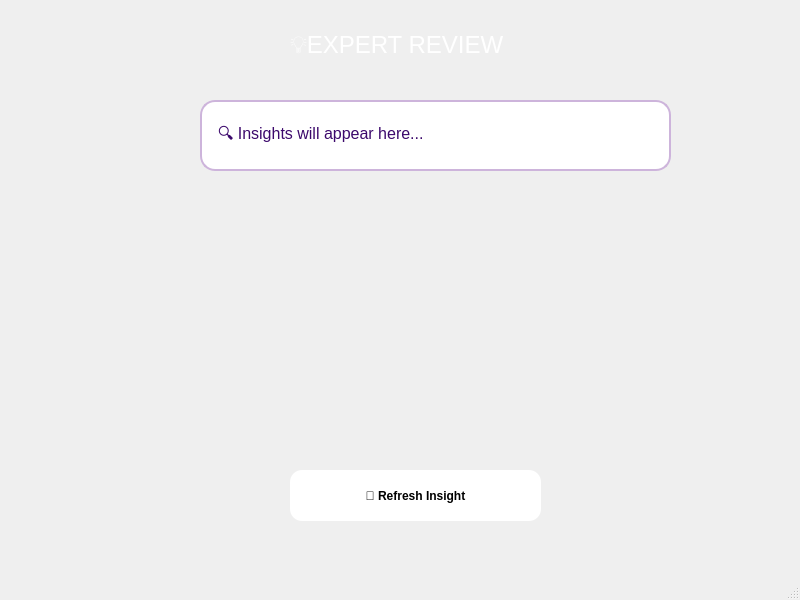
<?xml version="1.0" encoding="UTF-8"?>
<ui version="4.0">
 <class>expert</class>
 <widget class="QMainWindow" name="expert">
  <property name="geometry">
   <rect>
    <x>0</x>
    <y>0</y>
    <width>800</width>
    <height>600</height>
   </rect>
  </property>
  <property name="windowTitle">
   <string>MainWindow</string>
  </property>
  <widget class="QWidget" name="centralwidget">
   <widget class="QLabel" name="label">
    <property name="geometry">
     <rect>
      <x>290</x>
      <y>29</y>
      <width>241</width>
      <height>31</height>
     </rect>
    </property>
    <property name="styleSheet">
     <string notr="true">QLabel
{
font-size: 24px; 
color: white; 
	font: 24pt &quot;Baskerville&quot;;
allignment:center;
}</string>
    </property>
    <property name="text">
     <string>💡EXPERT REVIEW</string>
    </property>
   </widget>
   <widget class="QLabel" name="InsightBox">
    <property name="geometry">
     <rect>
      <x>200</x>
      <y>100</y>
      <width>471</width>
      <height>71</height>
     </rect>
    </property>
    <property name="styleSheet">
     <string notr="true">QLabel
{
background-color: #ffffff; border-radius: 15px; border: 2px solid #cdb4db; font-size: 16px; color: #3c096c; padding: 12px;
}</string>
    </property>
    <property name="text">
     <string>🔍 Insights will appear here...</string>
    </property>
    <property name="wordWrap">
     <bool>true</bool>
    </property>
   </widget>
   <widget class="QWidget" name="verticalLayoutWidget">
    <property name="geometry">
     <rect>
      <x>150</x>
      <y>210</y>
      <width>571</width>
      <height>231</height>
     </rect>
    </property>
    <layout class="QVBoxLayout" name="chartLayout"/>
   </widget>
   <widget class="QPushButton" name="btnRefresh">
    <property name="geometry">
     <rect>
      <x>290</x>
      <y>470</y>
      <width>251</width>
      <height>51</height>
     </rect>
    </property>
    <property name="styleSheet">
     <string notr="true">QPushButton
{
background-color: white; color: black; border-radius: 12px; padding: 8px 16px; font-weight: bold;
	font: 24pt &quot;Helvetica&quot;;
}</string>
    </property>
    <property name="text">
     <string>🔄 Refresh Insight</string>
    </property>
   </widget>
  </widget>
  <widget class="QMenuBar" name="menubar">
   <property name="geometry">
    <rect>
     <x>0</x>
     <y>0</y>
     <width>800</width>
     <height>24</height>
    </rect>
   </property>
  </widget>
  <widget class="QStatusBar" name="statusbar"/>
 </widget>
 <resources/>
 <connections/>
</ui>
